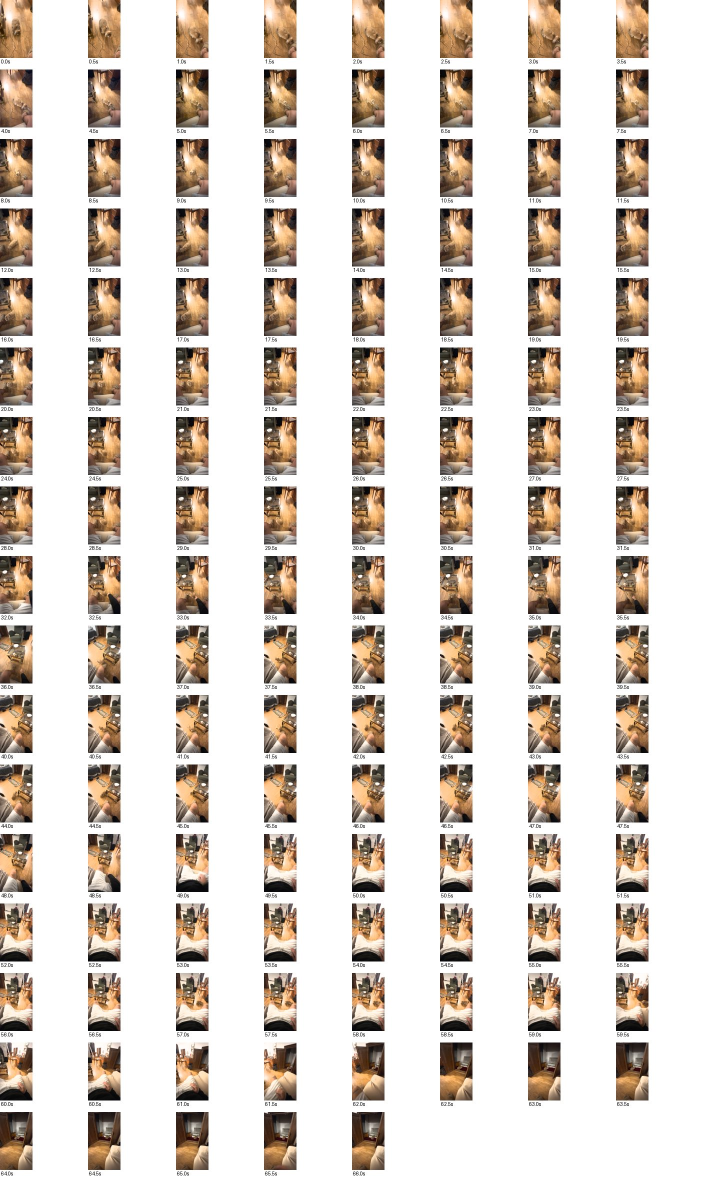
#> input picture RabbitSense_ARCHIVO/etiquetas_mano_revision_visual/contactos/IMG_5190.jpg, 1408 x 2363 px (shown at 1/2 size)
$ python -i prepare.py   (imports and definitions only)
#> lines starting #> are read from the running program, lines starting #| are printed output that depends on the picture
#!/usr/bin/env python3
"""Descarga el Dataset C del paper IEEE y crea splits sin fugas por imágenes casi duplicadas.

No genera etiquetas artificiales: solo utiliza nombres reales de clases en carpetas/archivos.
"""
from __future__ import annotations
import argparse
import csv
import hashlib
import json
import os
import random
import re
import shutil
import subprocess
import sys
import unicodedata
import zipfile
from collections import Counter, defaultdict
from pathlib import Path
from PIL import Image, ImageOps, UnidentifiedImageError
from sklearn.model_selection import StratifiedGroupKFold

ROOT = Path(__file__).resolve().parents[1]
DRIVE_C = 'https://drive.google.com/drive/folders/1Hqig4HIts4FsGy2ubDEEu7g18ci2XmwU'
DRIVE_A = 'https://drive.google.com/drive/folders/1C3NMJ24akHAj2SDKdQ_rPZtogUAKOcjO'
CLASSES = [
    'digging', 'humping_mating', 'eating', 'periscoping',
    'jumping_binkying', 'laying', 'flopping_loafing'
]
ALIASES = {
    'digging': [r'digg?(?:ing)?', r'cavando'],
    'humping_mating': [r'hump(?:ing)?', r'mat(?:e|ing)', r'monta'],
    'eating': [r'eat(?:ing)?', r'feed(?:ing)?', r'comiendo'],
    'periscoping': [r'periscop(?:e|ing)?', r'rear(?:ing)?', r'erguido'],
    'jumping_binkying': [r'jump(?:ing)?', r'bink(?:y|ying|ies)', r'salt(?:o|ando)'],
    'laying': [r'lay(?:ing)?', r'lying', r'tumbad[oa]'],
    'flopping_loafing': [r'flop(?:ping)?', r'loaf(?:ing)?', r'escampad[oa]'],
}
EXTS = {'.jpg','.jpeg','.png','.bmp','.webp','.tiff','.tif'}


# [59 lines left out: functions clean, infer_label, dhash, safe_extract_zips, local_inventory, not called in this run]


def enough_images(counts):
    # Umbrales mínimos de la preparación. No significan que la descarga esté completa.
    return sum(counts.values()) >= 300 and all(counts.get(c, 0) >= 12 for c in CLASSES)


# [73 lines left out: functions rclone_download, ensure_drive_folder, scan, not called in this run]


class UnionFind:
    def __init__(self,n): self.p=list(range(n));self.rank=[0]*n
    # [53 lines left out: functions root, join, dedup_and_groups, split_group_stratified, not called in this run]


def build(src, out, allow_small=False,seed=42):
    if out.exists() and (out/'manifest.csv').exists():
        try:
            state=json.loads((out/'stats.json').read_text())
            if state.get('source')==str(src.resolve()) and state.get('ready'):
                print('Dataset ya preparado:',out,'\nEstadísticas:',state['counts'])
                return
        except Exception: pass
    safe_extract_zips(src)
    items,bad,unlabelled=scan(src)
    counts=Counter(r['label'] for r in items)
    print('Etiquetas detectadas:',dict(counts))
    if unlabelled:
        print(f'Imágenes sin etiqueta: {len(unlabelled)}. Ejemplos:',unlabelled[:8])
    if bad: print(f'Imágenes ilegibles: {len(bad)}. Ejemplos:',bad[:3])
    min_class=2 if allow_small else 12
    min_total=50 if allow_small else 300
    if len(items)<min_total or any(counts.get(cls,0)<min_class for cls in CLASSES):
        dirs=[str(p.relative_to(src)) for p in src.rglob('*') if p.is_dir()]
        raise RuntimeError('Dataset incompleto o no organizado por etiquetas. Se necesitan las 7 clases '
                           f'y al menos {min_class} imágenes/clase ({min_total} en total). '
                           f'Encontrado: {dict(counts)}. Carpetas (muestra): {dirs[:30]}')
    items=dedup_and_groups(items)
    partitions=split_group_stratified(items,seed)
    for part,idxs in partitions.items():
        missing=[label for label in CLASSES if not any(items[int(i)]['label']==label for i in idxs)]
        if missing:
            raise RuntimeError(f'Split {part} sin clases {missing}. Agrupación excesiva o dataset insuficiente. '
                               'Es preferible corregir los splits antes de entrenar.')
    if out.exists():shutil.rmtree(out)
    out.mkdir(parents=True)
    lines=[];split_counts={}
    for split,idxs in partitions.items():
        cc=Counter()
        for k in idxs:
            r=items[int(k)]
            p=r['path']; cls=r['label']
            dest=out/split/cls/(r['sha'][:16]+'_'+hashlib.sha1(str(p).encode()).hexdigest()[:8]+p.suffix.lower())
            dest.parent.mkdir(parents=True,exist_ok=True)
            try:os.link(p,dest) # sin ocupar almacenamiento adicional
            except OSError:shutil.copy2(p,dest)
            lines.append({'split':split,'class':cls,'path':str(p.resolve()),'dataset_path':str(dest.resolve()),'group':r['group']})
            cc[cls]+=1
        split_counts[split]=dict(cc)
    with (out/'manifest.csv').open('w',newline='') as f:
        writer=csv.DictWriter(f,fieldnames=['split','class','path','dataset_path','group']);writer.writeheader();writer.writerows(lines)
    state={'source':str(src.resolve()),'ready':True,'counts':split_counts,'classes':CLASSES,'total':len(items),
           'duplicates_removed':sum(counts.values())-len(items),'unlabelled':len(unlabelled),'bad_images':len(bad),'seed':seed}
    (out/'stats.json').write_text(json.dumps(state,indent=2,ensure_ascii=False))
    print('Splits preparados:',json.dumps(split_counts,indent=2,ensure_ascii=False))


# [15 lines left out: function main, not called in this run]

# [1 line not run here, left out]

>>> import cv2
>>> picture = cv2.imread('../../RabbitSense_ARCHIVO/etiquetas_mano_revision_visual/contactos/IMG_5190.jpg', cv2.IMREAD_GRAYSCALE)
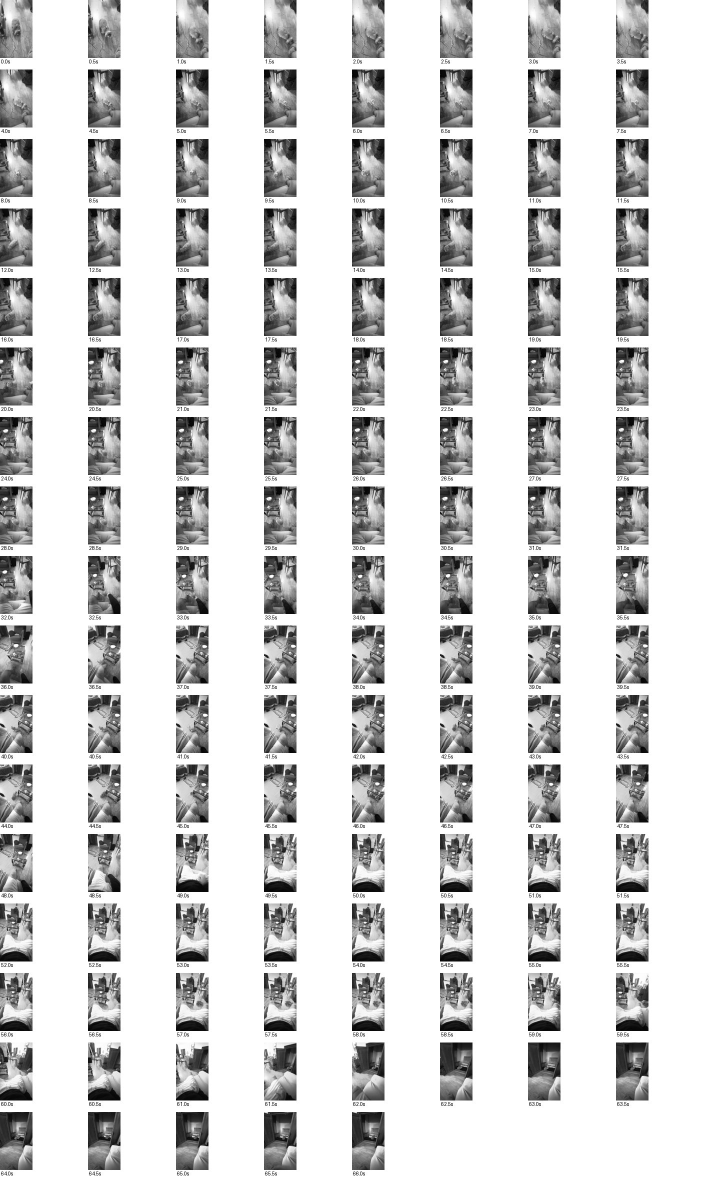
#> picture: shape (2363, 1408) (shown at 1/2 size); min 0, max 255, mean 214.7
>>> result = build(picture, 'out.png')
#> (the run stopped early here; a loop or call above may not have finished)

$ run again, on RabbitSense_ARCHIVO/etiquetas_mano_revision_visual/contactos/IMG_5192.jpg
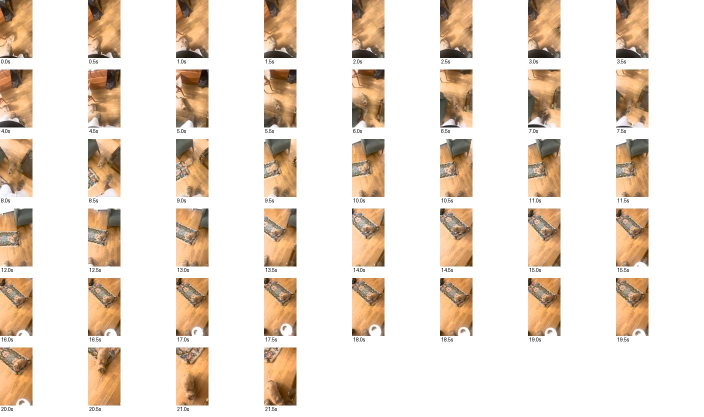
#> input picture RabbitSense_ARCHIVO/etiquetas_mano_revision_visual/contactos/IMG_5192.jpg, 1408 x 834 px (shown at 1/2 size)
#> `picture = cv2.imread('../../RabbitSense_ARCHIVO/etiquetas_mano_revisio..`:
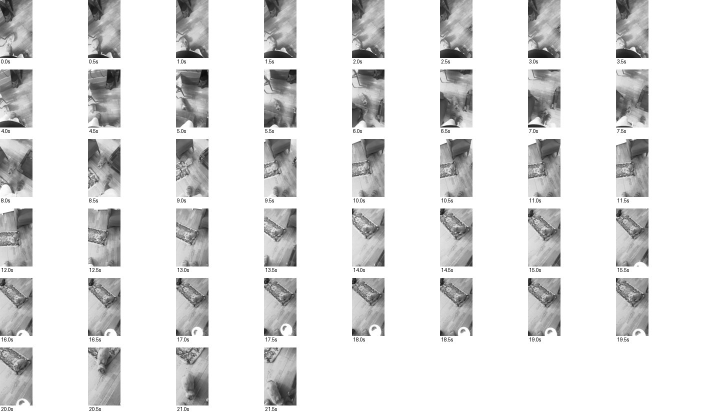
#> picture: shape (834, 1408) (shown at 1/2 size); min 0, max 255, mean 225.4

$ run again, on RabbitSense_ARCHIVO/etiquetas_mano_revision_visual/contactos/IMG_5193.jpg
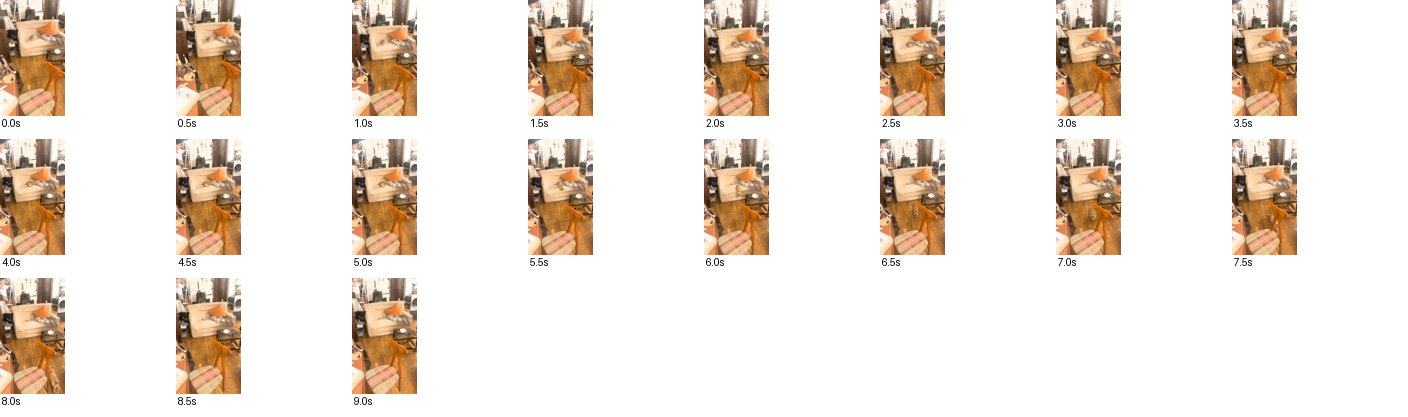
#> input picture RabbitSense_ARCHIVO/etiquetas_mano_revision_visual/contactos/IMG_5193.jpg, 1408 x 417 px
#> `picture = cv2.imread('../../RabbitSense_ARCHIVO/etiquetas_mano_revisio..`:
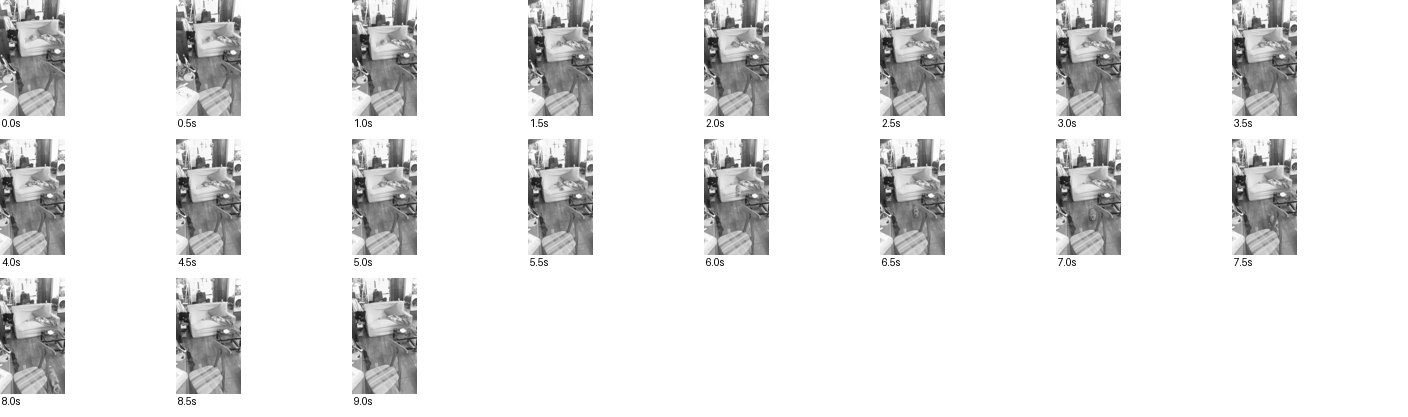
#> picture: shape (417, 1408); min 0, max 255, mean 230.3
